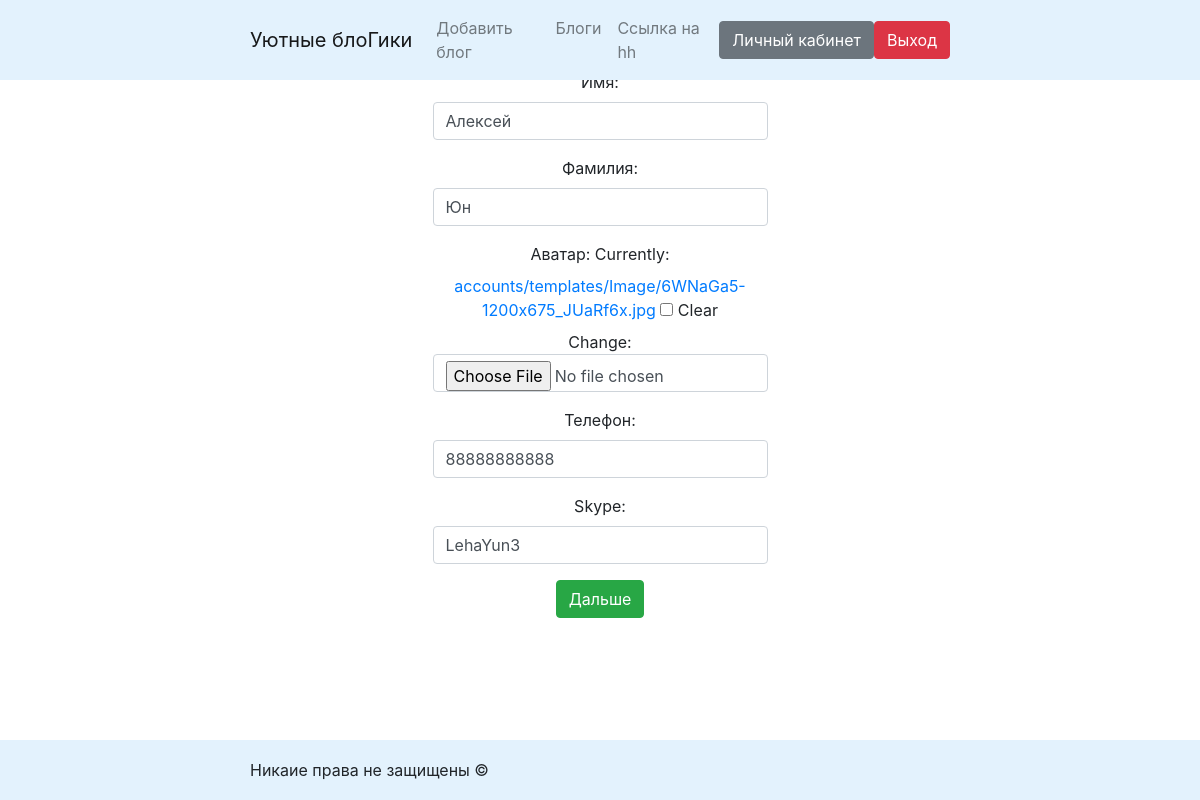
The page /accounts/registration_next/ (signed in) on the database its author committed.
### apps/accounts/models.py (models this page shows)
class Profile(models.Model):
    user = models.OneToOneField(User, on_delete=models.CASCADE)
    first_name = models.CharField(max_length=20, blank=True)
    last_name = models.CharField(max_length=20, blank=True)
    skype = models.CharField(max_length=15, blank=True)
    phone = models.CharField(max_length=15, blank=True)
    avatar = models.ImageField(upload_to='accounts/templates/Image', blank=True)

### apps/accounts/views.py (the view)
# urls.py: path('registration_next/', views.profile, name='registration_next'),
@login_required
def profile(request):
    if request.method == "POST":
        profile_form = ProfileForm(
            request.POST,
            request.FILES,
            instance=request.user.profile
        )
        if profile_form.is_valid():
            new_profile = profile_form.save(commit=False)
            new_profile.save()
            return HttpResponseRedirect(reverse('accounts:personalcab'))
    else:
        profile_form = ProfileForm(instance=request.user.profile)
    context = {'profile_form': profile_form}
    return render(request, 'htmlpage/accounts/registration_next.html', context)

### apps/accounts/forms.py
class ProfileForm(forms.ModelForm):
    first_name = forms.CharField(
        label='Имя',
        max_length=20,
        min_length=2,
        widget=forms.TextInput(attrs={'class': 'form-control'})
    )
    last_name = forms.CharField(
        label='Фамилия',
        max_length=20,
        min_length=1,
        widget=forms.TextInput(attrs={'class': 'form-control'})
    )
    skype = forms.CharField(
        label='Skype',
        max_length=20,
        min_length=2,
        widget=forms.TextInput(attrs={'class': 'form-control'})
    )
    phone = forms.CharField(
        label='Телефон',
        max_length=12,
        min_length=11,
        widget=forms.NumberInput(attrs={'class': 'form-control'})
    )
    avatar = forms.ImageField(
        label='Аватар',
        widget=forms.ClearableFileInput(attrs={'class': 'form-control '}),
        required=False,
    )
    class Meta:
        model = Profile
        fields = ('first_name', 'last_name', 'avatar', 'phone', 'skype')

### django_test/email-auth.py (called while the page is built)
    @staticmethod
    def get_user(user_id):
        try:
            return User.objects.get(pk=user_id)
        except User.DoesNotExist:
            return None

### templates/htmlpage/accounts/registration_next.html (shortened to what this page needs)
{% extends "htmlpage/wrapper.html" %}
{% block content %}
    <div class="center indents">
        <div class="row text-center">
            <div class="col-md-6 offset-md-3">
                <form method="POST" action="" enctype="multipart/form-data">
                    {% for field in profile_form %}
                        <div class="form-group">
                            {{ field.label_tag }}
                            {{ field }}
                        </div>
                    {% endfor %}
                    <input class="btn btn-success" type="submit" value="Дальше" name="add_data">
                </form>
            </div>
        </div>
    </div>
{% endblock %}

### templates/static/css/stylelish.css (style rules this page uses)
body { margin-top: 0; }
.center { padding-left: 250px; padding-right: 250px; }
.indents { margin-top: 70px; margin-bottom: 70px; }

### rows shown on the page
Profile: profile_form "Алексей" "Юн" "88888888888" "LehaYun3"

### other values the page prints
{{ field.label_tag }} "Имя:" "Фамилия:" "Аватар:" "Телефон:" "Skype:"
